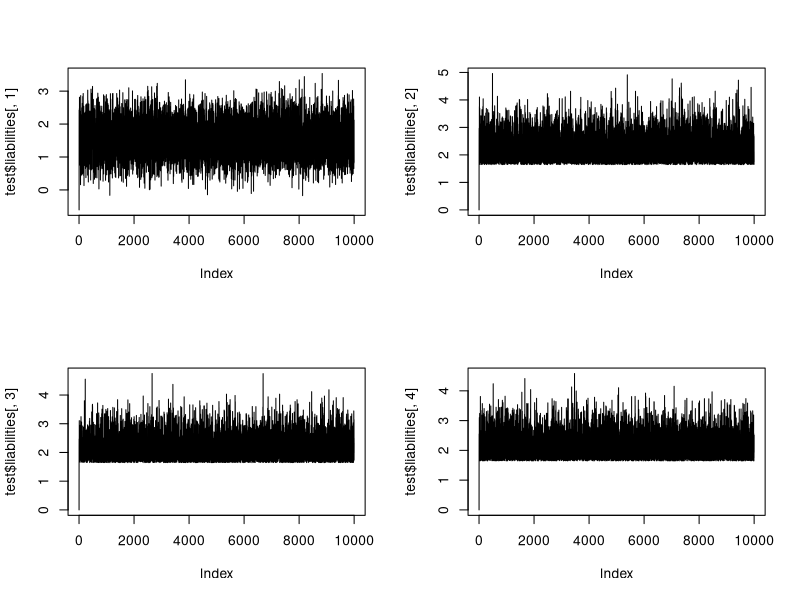
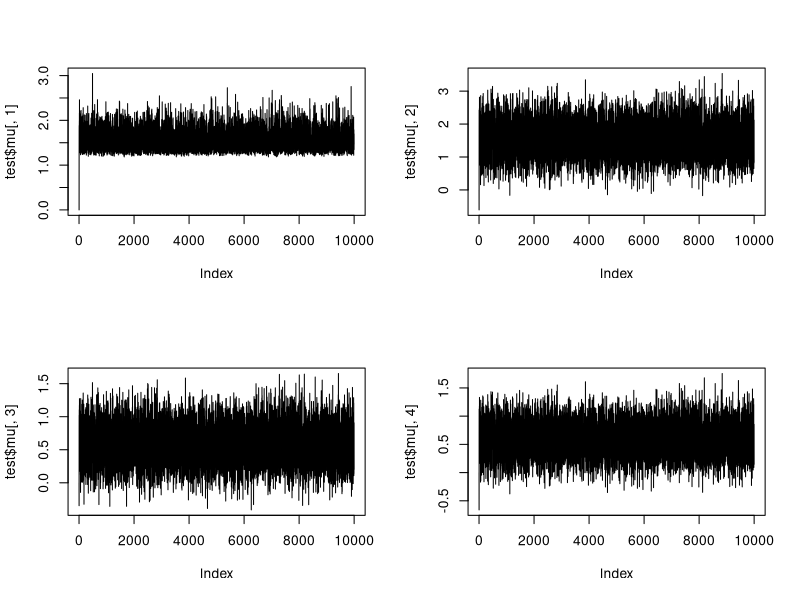
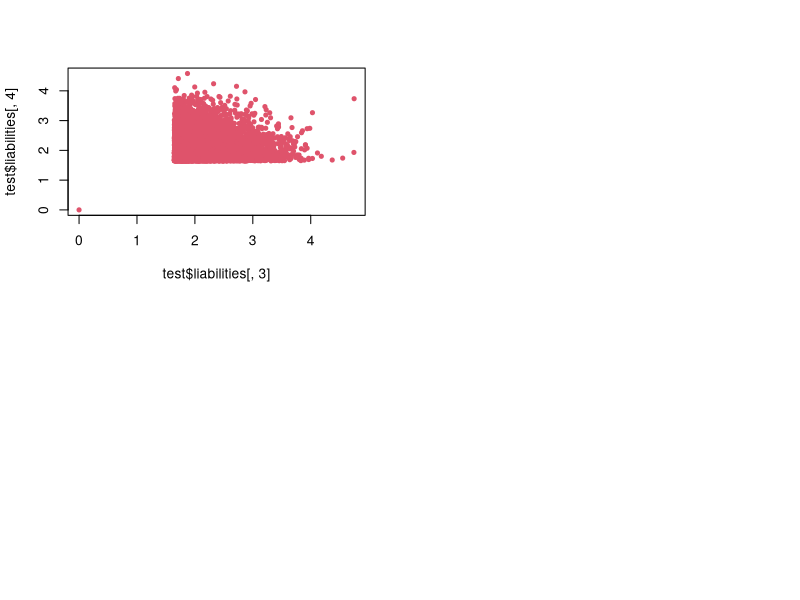

The R source for these figures, in order:
## ---- chunk 1
get_cov = function(h2, n_sib = 0) {
  cov <- matrix(h2/2, 4 + n_sib, 4 + n_sib)
  diag(cov) <- 1
  cov[3,4] <- cov[4,3] <- 0
  cov[1:2, 1] <- cov[1, 1:2] <- h2
  cov
}
## ---- chunk 2
calc_distribution = function(sigma){
  out = list()
  for (i in 1:nrow(sigma)){
    mu_mult_bar = solve(sigma[ -i, -i], sigma[i , -i])
    sigma_bar = sigma[i,i] - mu_mult_bar %*% sigma[-i , i]
    out[[i]] = list('sigma'=sigma_bar, 'mu_mult'=mu_mult_bar)
    }
  return(out)
  }
## ---- chunk 3
# Vores gibbssampler


Gibb <- function(covmat, phenos, N, K= 0.05){
  
  s_val = 0
  
  k = nrow(covmat)

  const_list = calc_distribution(covmat)
  
  liabil = matrix(s_val, nrow = N, ncol = k) # i formen c(l_g, l, l_p1, l_p2)
  mu_vec = matrix(s_val, nrow = N, ncol = k)
  
  current_liabil = rep(s_val, k)
  
  
  
  for (i in 2:N) {
    for (j in 1:k) {
      # Udregner parametre
      sigma = const_list[[j]]$sigma
      mu_mult_ = const_list[[j]]$mu_mult
      mu = mu_mult_ %*% current_liabil[-j] # Udelukker den liability vi er kommet til
    
      mu_vec[i,j] = mu
      
      if (j == 1) {
        current_liabil[j] = rnorm(1, mu, sqrt(sigma))
      }
      else {
        crit <- qnorm(1-K)
        crit_bound = pnorm(crit, mu, sqrt(sigma))
        
        interval_2 = c(0, crit_bound)
        interval_1 = c(crit_bound, 1)
        
        phen = phenos[j-1]
        interval = phen * interval_1 + (1-phen)*interval_2
        U = runif(1,interval[1], interval[2])
        current_liabil[j] = qnorm(U, mu, sqrt(sigma))
      }
      
      
    }
    liabil[i,] = current_liabil
  }
  return(list('liabilities'=liabil, 'mu'=mu_vec))
}
## ---- chunk 4
covmat = get_cov(0.5)
test=Gibb(covmat, c(1,1,1), N=10000)

par(mfrow=c(2,2))
plot(test$liabilities[,1], type='l')
plot(test$liabilities[,2], type='l')
plot(test$liabilities[,3], type='l')
plot(test$liabilities[,4], type='l')
## ---- chunk 5
par(mfrow=c(2,2))
plot(test$mu[,1], type='l')
plot(test$mu[,2], type='l')
plot(test$mu[,3], type='l')
plot(test$mu[,4], type='l')
## ---- chunk 6
Gibb_notrunc <- function(covmat, N, T_ = 0.05){

  k = nrow(covmat)

  const_list = calc_distribution(covmat)

  liabil = matrix(0, nrow = N, ncol = k) # i formen c(l_g, l, l_p1, l_p2)
  mu_vec = matrix(0, nrow = N-1, ncol = k)
  current_liabil = rep(0, k)

  for (i in 1:(N-1)) {
    for (j in 1:k) {
      # Udregner parametre
      sigma = const_list[[j]]$sigma
      mu_mult = const_list[[j]]$mu_mult
      mu = mu_mult %*% current_liabil[-j] # Udelukker den liability vi er kommet til
      mu_vec[i,j] = mu
      current_liabil[j] = rnorm(1, mu, sqrt(sigma))
    }
    liabil[i,] = current_liabil
  }
  return(list('liabilities'=liabil, 'mu'=mu_vec))
}
## ---- chunk 7
test2 = Gibb_notrunc(get_cov(0.5), 3000)
## ---- chunk 8
plot(test$liabilities[,3], test$liabilities[,4], col=2, pch=20)
